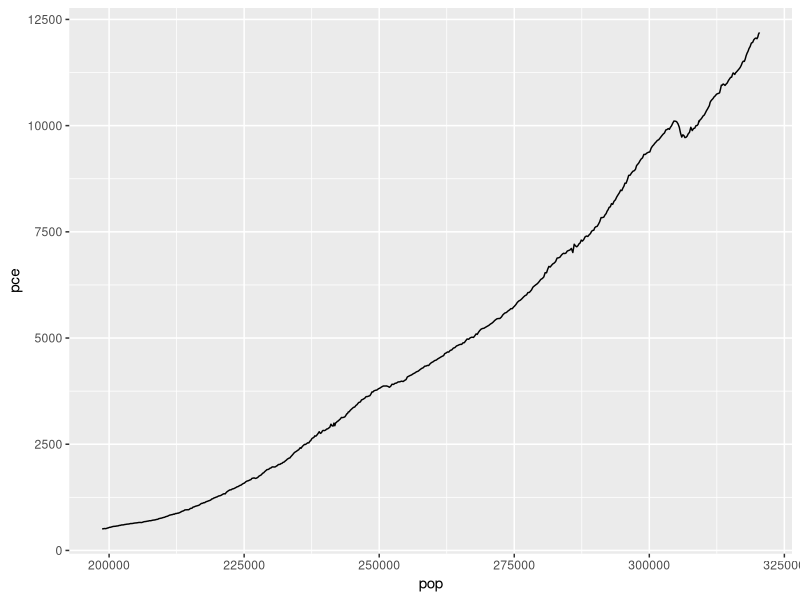

Source code (R):
install.packages("tidyverse")
install.packages("ggplot2")
library(tidyverse)
data("economics")
View(economics)
ggplot(data = economics)+ geom_line(mapping=aes(x=pop,y=pce))

